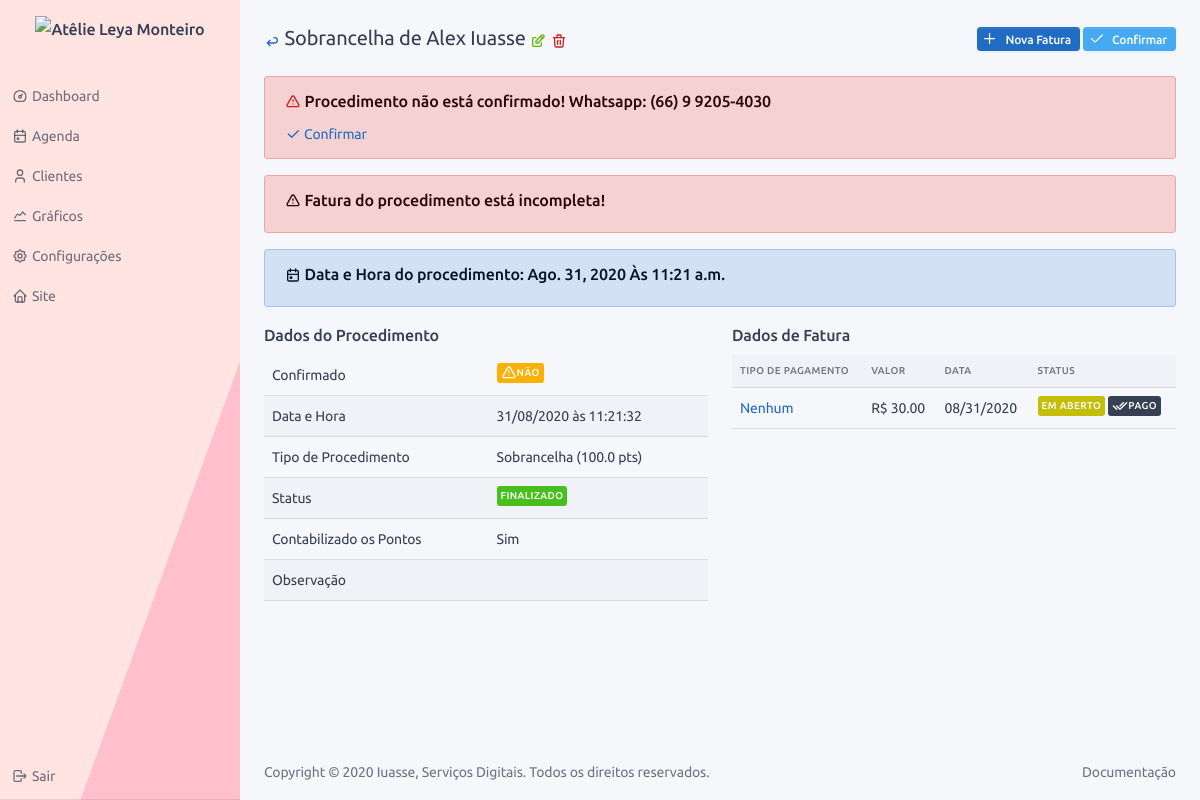
Page /service/2/25/profile/ (signed in) on the earlier database version.
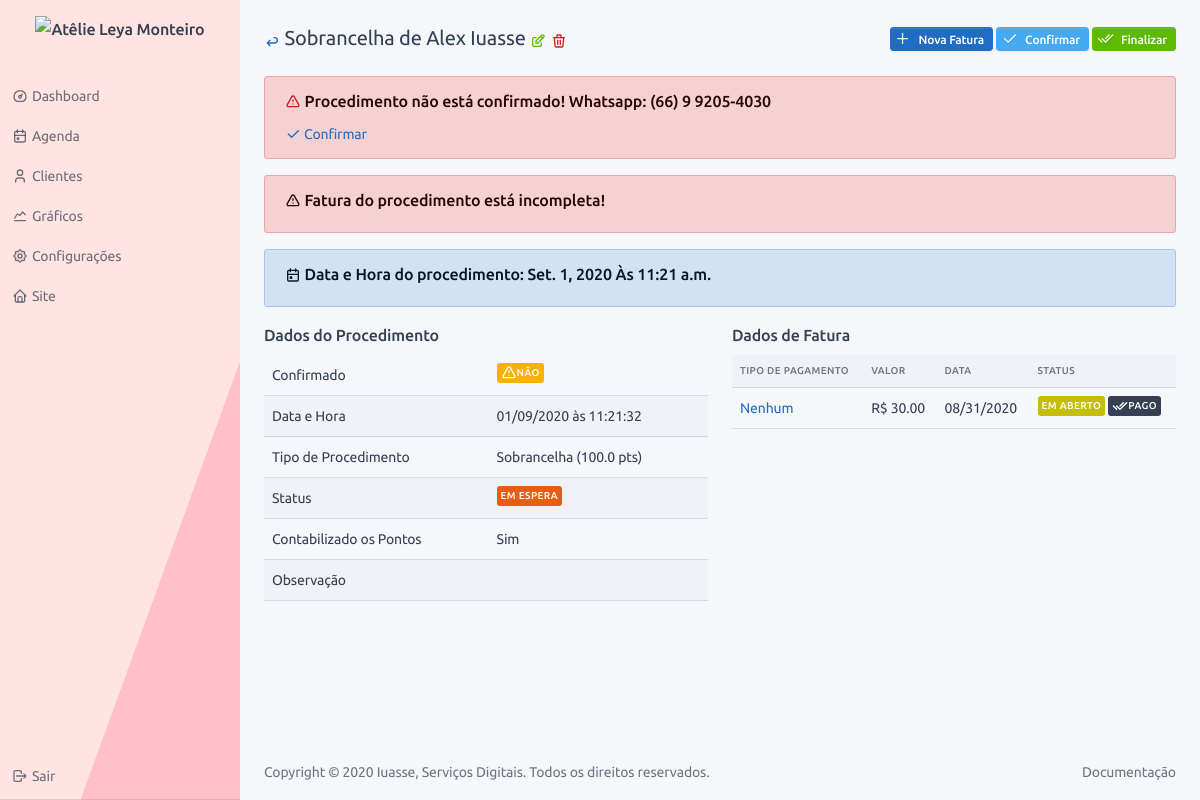
Same page on the later database version.
### service/models.py (models this page shows, shortened)
class OrderOfService(BaseModel):
    type_of_service = models.ForeignKey("config.TypeOfService", verbose_name="Procedimento", on_delete=models.SET_NULL,
                                        null=True)
    status = models.ForeignKey("config.StatusService", verbose_name="Status", on_delete=models.PROTECT)
    finished = models.BooleanField("finalizado", default=False)
    counted = models.BooleanField("contabilizado", default=False, help_text="Procedimento já foi contabilizado?")
    confirmed = models.BooleanField("confirmado", default=False, help_text="Procedimento foi confirmado?")
    date = models.DateField("Data", default=timezone.localtime(timezone.now()))
    time = models.TimeField("Hora", default=timezone.localtime(timezone.now()))
    observation = models.TextField("observação", blank=True)
    customer = models.ForeignKey("users.CustomUser", verbose_name="Cliente", on_delete=models.CASCADE, blank=True,
                                 null=True)
    def get_back_url(self):
        return reverse('users:customuser:profile', kwargs={'pk': self.customer.pk})
    def get_delete_url(self):
        return reverse(self.get_reverse_delete, kwargs={'cpk': self.customer.pk, 'pk': self.pk})
    def get_edit_url(self):
        return reverse(self.get_reverse_edit, kwargs={'cpk': self.customer.pk, 'pk': self.pk})
    def get_new_invoice_url(self):
        return reverse('financial:invoice:create', kwargs={'spk': self.pk})
    def get_confirmed_url(self):
        return reverse('service:orderofservice:confirmed', kwargs={'pk': self.pk, 'flag': 0})
    def get_finished_url(self):
        return reverse('service:orderofservice:finished', kwargs={'pk': self.pk, 'flag': 0})
    def get_full_name(self):
        return "{} de {}".format(self.type_of_service, self.customer.get_full_name())
    def get_confirmed_html(self):
        return settings.ICON_CONFIRMED if self.confirmed else settings.ICON_NOT_CONFIRMED
    def get_date_html(self):
        return "Hoje às {} <span class='text-info'>{}</span>".format(self.time,
                                                                     ICON_CALENDAR) if self.date == date.today() \
            else "{} às {}".format(self.date.strftime("%d/%m/%Y"), self.time)
    def get_status_html(self):
        return f"<span class='badge' style='background-color: {self.status.contextual};'>{self.status}</span>"
    def get_dict_data(self):
        return {
            'Confirmado': mark_safe(self.get_confirmed_html),
            'Data e Hora': mark_safe(self.get_date_html()),
            'Tipo de Procedimento': "{} ({} pts)".format(self.type_of_service, self.type_of_service.rewarded_points),
            'Status': mark_safe(self.get_status_html()),
            'Contabilizado os Pontos': "Sim" if self.counted else "Não",
            'Observação': self.observation,
        }
    def get_invoice_sorted_by_date(self):
        retDict = {}
        for s in self.invoice_set.all().order_by('-date', '-id'):
            m_y = "{}/{}".format(s.date.month, s.date.year)
            if m_y in retDict:
                retDict[m_y]['invoices'].append(s)
            else:
                retDict[m_y] = {}
                retDict[m_y]['invoices'] = []
                retDict[m_y]['invoices'].append(s)
        return retDict
    def get_past_date_without_invoice(self):
        return self.date < date.today() and self.invoice_set.all().count() == 0
    def get_invoice_not_completed(self):
        if self.date < date.today():
            for i in self.invoice_set.all():
                if not i.type_of_payment:
                    return True
        return False

### users/models.py (models this page shows, shortened)
class CustomUser(AbstractUser):
    birth_day = models.DateField('data de nascimento', blank=True, null=True)
    whatsapp = models.CharField('whatsapp', max_length=16)
    total_of_points = models.FloatField(default=0, verbose_name='Total de pontos')
    def get_full_name(self):
        return "{} {}".format(self.first_name, self.last_name)

### config/models.py (models this page shows, shortened)
class BaseConfigModel(BaseModel):
    name = models.CharField("nome", max_length=128)
    def __str__(self):
        return self.name
    class Meta:
        abstract = True

class TypeOfService(BaseConfigModel):
    contextual = models.CharField("cor", default="#ffffff", max_length=7,
                                  help_text="Escolha uma cor para representar esse procedimento!")
    time = models.FloatField("tempo", default=30, help_text="Coloque o tempo em minutos, ex.: 1hr = 60min")
    value = models.DecimalField("Valor", max_digits=11, decimal_places=2, default=0,
                                help_text="Valor do procedimento, ele será usado para auto preenchimento de alguns "
                                          "campos!")
    rewarded_points = models.FloatField("pontos ganhos", default=0)

class StatusPayment(BaseConfigModel):
    contextual = models.CharField("cor", default="#ffffff", max_length=7,
                                  help_text="Escolha uma cor para representar esse status")

### financial/models.py (models this page shows, shortened)
class Invoice(BaseModel):
    order_of_service = models.ForeignKey("service.OrderOfService", verbose_name="Procedimento",
                                         on_delete=models.CASCADE, null=True, blank=True,
                                         help_text="Procedimento a qual esse lançamento pertence.")
    type_of_payment = models.ForeignKey("config.TypeOfPayment", verbose_name="Tipo de Pagamento", null=True,
                                        on_delete=models.PROTECT, help_text="Qual foi o tipo de pagamento?")
    status = models.ForeignKey("config.StatusPayment", verbose_name="Status", on_delete=models.PROTECT, null=True)
    value = models.DecimalField("Valor", max_digits=11, decimal_places=2, help_text="O valor que foi pago.")
    date = models.DateField("Data", default=now, help_text="Data do pagamento.")
    observation = models.TextField("Observação", blank=True, null=True)
    def get_edit_url(self):
        return reverse(self.get_reverse_edit, kwargs={'spk': self.order_of_service.pk, 'pk': self.pk})
    def get_is_success(self):
        return self.status.pk == settings.STATUS_PAYMENT_SUCCESS

### service/views.py (the view)
# urls.py: path('<int:cpk>/<int:pk>/profile/', OrderOfServiceProfile.as_view(), name='profile'),
class OrderOfServiceProfile(LoginRequiredMixin, View):
    template = 'service/profile.html'
    title = TITLE_VIEW_ORDER_OF_SERVICE
    subtitle = SUBTITLE_ORDER_OF_SERVICE
    def get(self, request, cpk, pk):
        return render(request, self.template, {'obj': OrderOfService.objects.get(pk=pk)})

### frontend/templates/service/profile.html (shortened to what this page needs)
{% extends '../base/profile.html' %}
{% block page_header_actions %}
<a class="btn btn-sm btn-primary d-none d-sm-inline-block ml-auto" data-toggle="tooltip"
   href="{{obj.get_new_invoice_url}}"
   title="{{TOOLTIP_NEW_INVOICE}}">
    {{ICON_ADD|safe}}
    Nova Fatura
</a>
{% if not obj.confirmed %}
<a class="btn btn-sm btn-info d-none d-sm-inline-block" data-toggle="tooltip"
   href="{{obj.get_confirmed_url}}" title="{{TOOLTIP_SERVICE_CONFIRM}}">
    {{ICON_CHECK|safe}}
    Confirmar
</a>
{% endif %}
{% if not obj.finished %}
<a class="btn btn-sm btn-success d-none d-sm-inline-block" data-toggle="tooltip"
   href="{{obj.get_finished_url}}" title="{{TOOLTIP_SERVICE_FINISH}}">
    {{ICON_DOUBLE_CHECK|safe}}
    Finalizar
</a>
{% endif %}
{% endblock %}
{% block profile_content %}
{% if not obj.confirmed %}
<div class="col-md-12">
    <div class="alert alert-danger">
        <h3>
            <span class="text-danger">{{ICON_TRIANGLE_ALERT|safe}}</span>
            Procedimento não está confirmado! Whatsapp: {{obj.customer.whatsapp}}
        </h3>
        <a data-toggle="tooltip" href="{{obj.get_confirmed_url}}" title="{{TOOLTIP_SERVICE_CONFIRM}}">
            {{ICON_CHECK|safe}}
            Confirmar
        </a>
    </div>
</div>
{% endif %}
{% if obj.get_invoice_not_completed %}
<div class="col-md-12">
    <div class="alert alert-danger">
        <h3>
            {{ICON_TRIANGLE_ALERT|safe}}
            Fatura do procedimento está incompleta!
        </h3>
    </div>
</div>
{% endif %}
<div class="col-md-12">
    <div class="alert alert-primary">
        <h3>
            {{ICON_CALENDAR|safe}}
            Data e Hora do procedimento: {{obj.date}} Às {{obj.time}}
        </h3>
    </div>
</div>
<div class="row">
    <div class="col-md-6">
        <h3>Dados do Procedimento</h3>
        <div class="table-responsive">
            <table class="table table-hover table-striped">
                {% for k, v in obj.get_dict_data.items %}
                <tr>
                    <td>{{k}}</td>
                    <td>{{v|default_if_none:""}}</td>
                </tr>
                {% endfor %}
            </table>
        </div>
    </div>
    <div class="col-md-6">
        <h3>Dados de Fatura</h3>
        <div class="table-responsive">
            <table class="table table-hover table-striped">
                <thead>
                <tr>
                    <th>Tipo de Pagamento</th>
                    <th>Valor</th>
                    <th>Data</th>
                    <th>Status</th>
                </tr>
                </thead>
                {% for k, v in obj.get_invoice_sorted_by_date.items %}
                {% for kk,vv in v.items %}
                {% for s in vv %}
                <tr>
                    <td>
                        <a href="{{s.get_edit_url}}">
                            {{s.type_of_payment|default_if_none:"Nenhum"}}
                        </a>
                    </td>
                    <td>R$ {{s.value}}</td>
                    <td>{{s.date|date:"SHORT_DATE_FORMAT"}}</td>
                    <td>
                        <span class="badge" style="background-color: {{s.status.contextual}};">
                            {{s.status|default_if_none:"Nenhum"}}
                        </span>
                        {% if not s.get_is_success %}
                        <a data-toggle="tooltip" href="{% url 'financial:invoice:success' pk=s.pk %}"
                           title="{{TOOLTIP_PAYMENT_PAY}}">
                            <span class="badge bg-dark">{{ICON_DOUBLE_CHECK|safe}} Pago</span>
                        </a>
                        {% endif %}
                    </td>
                </tr>
                {% endfor %}
                {% endfor %}
                {% endfor %}
            </table>
        </div>
    </div>
</div>
{% endblock %}

### frontend/templates/base/profile.html
{% extends 'base.html' %}
{% block content %}
<div class="container-fluid">
    <div class="page-header">
        <div class="row align-items-center">
            <div class="col-auto">
                <h2 class="page-title">
                    <a data-toggle="tooltip" href="{{obj.get_back_url}}" title="Voltar">
                        <span class="text-primary">{{ICON_ARROW_BACK|safe}}</span>
                    </a>
                    {{obj.get_full_name}}
                    <a data-toggle="tooltip" href="{{obj.get_edit_url}}" title="Editar">
                        <span class="text-success">{{ICON_EDIT|safe}}</span>
                    </a>
                    <a data-toggle="tooltip" href="{{obj.get_delete_url}}" title="Deletar">
                        <span class="text-danger">{{ICON_DELETE|safe}}</span>
                    </a>
                </h2>
            </div>
            <div class="col-auto ml-auto d-print-none">
                {% block page_header_actions %}{% endblock %}
            </div>
        </div>
    </div>
    {% block profile_content %}{% endblock %}
</div>
{% endblock %}

Differences in the rows shown:
changed OrderOfService "NÃO": finished True → False (drawn); date "Ago. 31, 2020" → "Set. 1, 2020"
Other differences:
text now shown: "Finalizar"
new list line: "Data e Hora 01/09/2020 às 11:21:32"
new list line: "Status EM ESPERA"
list line gone: "Data e Hora 31/08/2020 às 11:21:32"
list line gone: "Status FINALIZADO"
